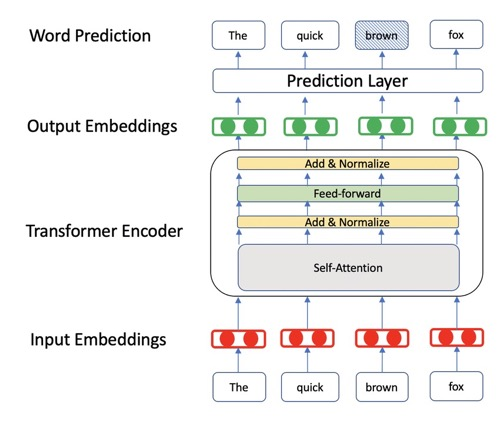
#> input picture images/bert/bert_backbone.jpg, 500 x 421 px
$ python -i onnx_eval.py   (imports and definitions only)
#> lines starting #> are read from the running program, lines starting #| are printed output that depends on the picture
import os
import tqdm
import argparse
import numpy as np
from PIL import Image
import onnxruntime as ort


def get_image_data(image_file, input_shape = [1, 3, 224, 224], hints = [256, 256], target_short_edge=256):
    """Load image, resize, normalize, convert to NCHW format."""
#> called with target_short_edge = 256
    size = [input_shape[2], input_shape[3]] # h,w
    # hints = [] # h,w

    # https://github.com/PaddlePaddle/PaddleX/blob/release/3.6/paddlex/inference/models/image_classification/predictor.py#L155
    mean = [
        0.485,
        0.456,
        0.406
    ]
    std = [
        0.229,
        0.224,
        0.225
    ]

    image = Image.open(image_file)
#> image is the input picture: PIL image 500x421 RGB; mean R, G, B 239.6, 238.9, 236.6
    if image.mode != "RGB":
        image = image.convert("RGB")

    if target_short_edge:
        # INTER_LINEAR
        w, h = image.size
#> w = 500; h = 421
        scale = target_short_edge / min(h, w)
#> scale = 0.608
        h_resize = round(h * scale)
#> h_resize = 256
        w_resize = round(w * scale)
#> w_resize = 304
        image = image.resize((w_resize, h_resize), Image.Resampling.BILINEAR)
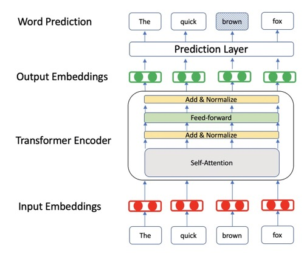
#> image: PIL image 304x256 RGB; mean R, G, B 239.6, 238.9, 236.6

        y1 = max(0, int(round((hints[0] - size[0]) / 2.0)))
        x1 = max(0, int(round((hints[1] - size[1]) / 2.0)))
        y2 = min(hints[0], y1 + size[0])
        x2 = min(hints[1], x1 + size[1])
        image = image.crop((x1, y1, x2, y2))
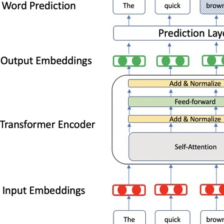
#> image: PIL image 224x224 RGB; mean R, G, B 236.9, 236.1, 233.6

    elif len(hints) != 0:
        y1 = max(0, int(round((hints[0] - size[0]) / 2.0)))
        x1 = max(0, int(round((hints[1] - size[1]) / 2.0)))
        y2 = min(hints[0], y1 + size[0])
        x2 = min(hints[1], x1 + size[1])
        image = image.resize(hints, Image.Resampling.BILINEAR)
        image = image.crop((x1, y1, x2, y2))
    else:
        image = image.resize((size[1], size[0]), Image.Resampling.BILINEAR)

    image = np.ascontiguousarray(image)
    if mean[0] < 1 and std[0] < 1:
        image = image.astype(np.float32)
#> image: shape (224, 224, 3) float32
        image /= 255.0
        image -= np.array(mean)
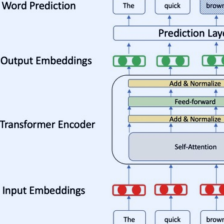
#> image: shape (224, 224, 3) float32; mean R, G, B 0.444, 0.47, 0.51; drawn with min black and max white
        image /= np.array(std)
    else:
        image = image - np.array(mean)  # mean
        image /= np.array(std)  # std
    image = image.transpose((2, 0, 1))  # HWC -> CHW
    image = image[np.newaxis, :]  # CHW -> NCHW
    return image


def parse_int_list(value):
    return [int(x) for x in value.split(',')]


parser = argparse.ArgumentParser(description="PP-LCNet doc orientation classification — ONNX accuracy benchmark")
# [87 lines not run here, left out]


'''
resize=224
========== Top-1 Accuracy ==========
ONNX  Top-1: 75.16%
Total  : 2593
====================================

resize=256
crop=224
========== Top-1 Accuracy ==========
ONNX  Top-1: 74.93%
Total  : 2593
====================================

target_short_edge=256
crop=224
========== Top-1 Accuracy ==========
ONNX  Top-1: 74.51%
Total  : 2593
====================================
'''

>>> result = get_image_data('../../../../../images/bert/bert_backbone.jpg')

$ run again, on images/bert/bert_token.png
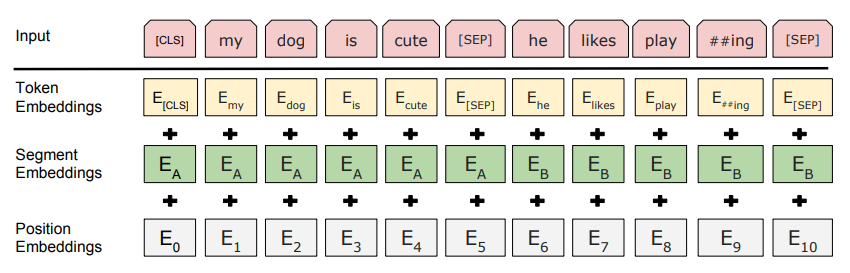
#> input picture images/bert/bert_token.png, 850 x 273 px
#> in get_image_data, image is the input picture: PIL image 850x273 RGBA; mean R, G, B, A 227.3, 225.5, 218.1, 255
#> in get_image_data, `image = image.crop((x1, y1, x2, y2))`:
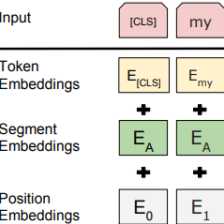
#> image: PIL image 224x224 RGB; mean R, G, B 228.8, 227.6, 222.5
#> in get_image_data, `image /= np.array(std)`:
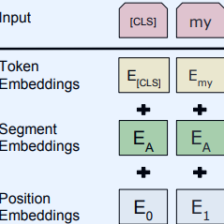
#> image: shape (224, 224, 3) float32; mean R, G, B 1.8, 1.95, 2.07; drawn with min black and max white
